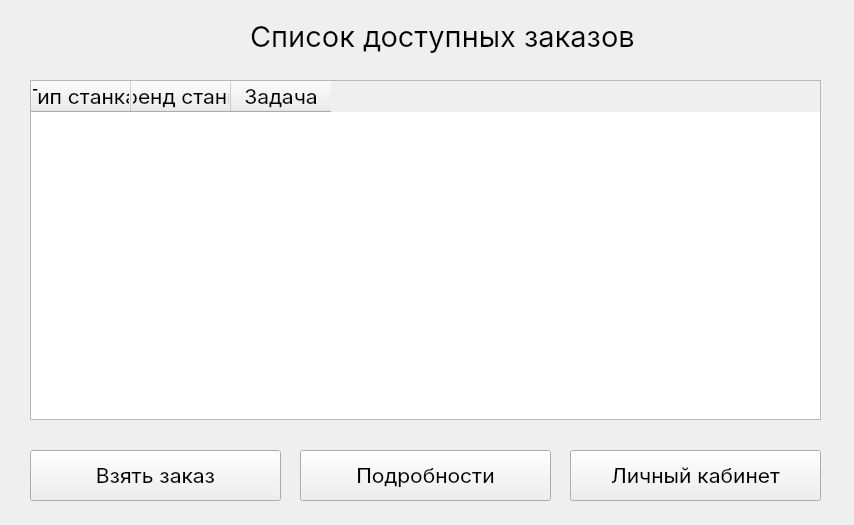
<?xml version="1.0" encoding="UTF-8"?>
<ui version="4.0">
 <class>AviableOrdersListWindow</class>
 <widget class="QWidget" name="AviableOrdersListWindow">
  <property name="geometry">
   <rect>
    <x>0</x>
    <y>0</y>
    <width>854</width>
    <height>525</height>
   </rect>
  </property>
  <property name="sizePolicy">
   <sizepolicy hsizetype="Fixed" vsizetype="Fixed">
    <horstretch>0</horstretch>
    <verstretch>0</verstretch>
   </sizepolicy>
  </property>
  <property name="palette">
   <palette>
    <active/>
    <inactive/>
    <disabled/>
   </palette>
  </property>
  <property name="font">
   <font>
    <family>Inter</family>
    <pointsize>16</pointsize>
   </font>
  </property>
  <property name="windowTitle">
   <string>Form</string>
  </property>
  <widget class="QLabel" name="list_aviable_orders_label">
   <property name="geometry">
    <rect>
     <x>250</x>
     <y>10</y>
     <width>491</width>
     <height>51</height>
    </rect>
   </property>
   <property name="font">
    <font>
     <family>Inter</family>
     <pointsize>22</pointsize>
    </font>
   </property>
   <property name="text">
    <string>Список доступных заказов</string>
   </property>
  </widget>
  <widget class="QPushButton" name="go_area_button">
   <property name="geometry">
    <rect>
     <x>570</x>
     <y>450</y>
     <width>251</width>
     <height>51</height>
    </rect>
   </property>
   <property name="font">
    <font>
     <family>Inter</family>
     <pointsize>16</pointsize>
    </font>
   </property>
   <property name="text">
    <string>Личный кабинет</string>
   </property>
  </widget>
  <widget class="QPushButton" name="take_order_button">
   <property name="geometry">
    <rect>
     <x>30</x>
     <y>450</y>
     <width>251</width>
     <height>51</height>
    </rect>
   </property>
   <property name="font">
    <font>
     <family>Inter</family>
     <pointsize>16</pointsize>
    </font>
   </property>
   <property name="text">
    <string>Взять заказ</string>
   </property>
  </widget>
  <widget class="QTableWidget" name="orders_table_widget">
   <property name="geometry">
    <rect>
     <x>30</x>
     <y>80</y>
     <width>791</width>
     <height>340</height>
    </rect>
   </property>
   <property name="editTriggers">
    <set>QAbstractItemView::NoEditTriggers</set>
   </property>
   <property name="selectionMode">
    <enum>QAbstractItemView::SingleSelection</enum>
   </property>
   <property name="selectionBehavior">
    <enum>QAbstractItemView::SelectRows</enum>
   </property>
   <property name="gridStyle">
    <enum>Qt::SolidLine</enum>
   </property>
   <attribute name="verticalHeaderVisible">
    <bool>false</bool>
   </attribute>
   <column>
    <property name="text">
     <string>Тип станка</string>
    </property>
    <property name="font">
     <font>
      <family>Inter</family>
      <pointsize>16</pointsize>
     </font>
    </property>
    <property name="background">
     <color>
      <red>255</red>
      <green>255</green>
      <blue>255</blue>
     </color>
    </property>
   </column>
   <column>
    <property name="text">
     <string>Бренд станка</string>
    </property>
    <property name="font">
     <font>
      <family>Inter</family>
      <pointsize>16</pointsize>
     </font>
    </property>
    <property name="background">
     <color>
      <red>255</red>
      <green>255</green>
      <blue>255</blue>
     </color>
    </property>
   </column>
   <column>
    <property name="text">
     <string>Задача</string>
    </property>
    <property name="font">
     <font>
      <family>Inter</family>
      <pointsize>16</pointsize>
     </font>
    </property>
    <property name="foreground">
     <brush brushstyle="NoBrush">
      <color alpha="255">
       <red>255</red>
       <green>255</green>
       <blue>255</blue>
      </color>
     </brush>
    </property>
   </column>
  </widget>
  <widget class="QPushButton" name="about_button">
   <property name="geometry">
    <rect>
     <x>300</x>
     <y>450</y>
     <width>251</width>
     <height>51</height>
    </rect>
   </property>
   <property name="font">
    <font>
     <family>Inter</family>
     <pointsize>16</pointsize>
    </font>
   </property>
   <property name="text">
    <string>Подробности</string>
   </property>
  </widget>
 </widget>
 <resources/>
 <connections/>
</ui>
